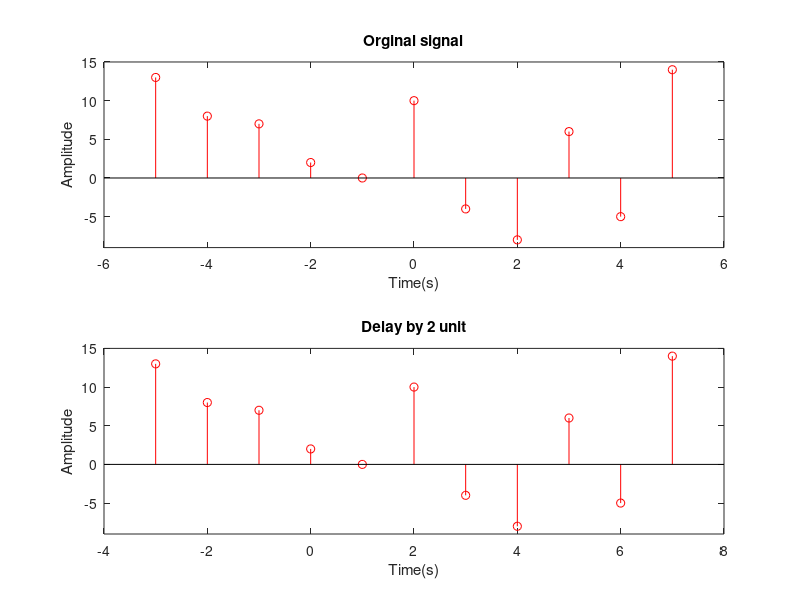

The MATLAB script that drew this image:
clear all;
close all;
clc;

x = [13, 8, 7, 2, 0, 10, -4, -8, 6, -5, 14];
n = -5 : 1 : 5;

subplot(2, 1, 1);
stem(n, x, 'r');
xlabel('Time(s)');
ylabel('Amplitude');
title('Orginal signal');
xlim([-6, 6]);
ylim([-9, 15]);


n2 = n + 2;

subplot(2, 1, 2);
stem(n2, x, 'r');
xlabel('Time(s)');
ylabel('Amplitude');
title('Delay by 2 unit');
xlim([-4, 8]);
ylim([-9, 15]);